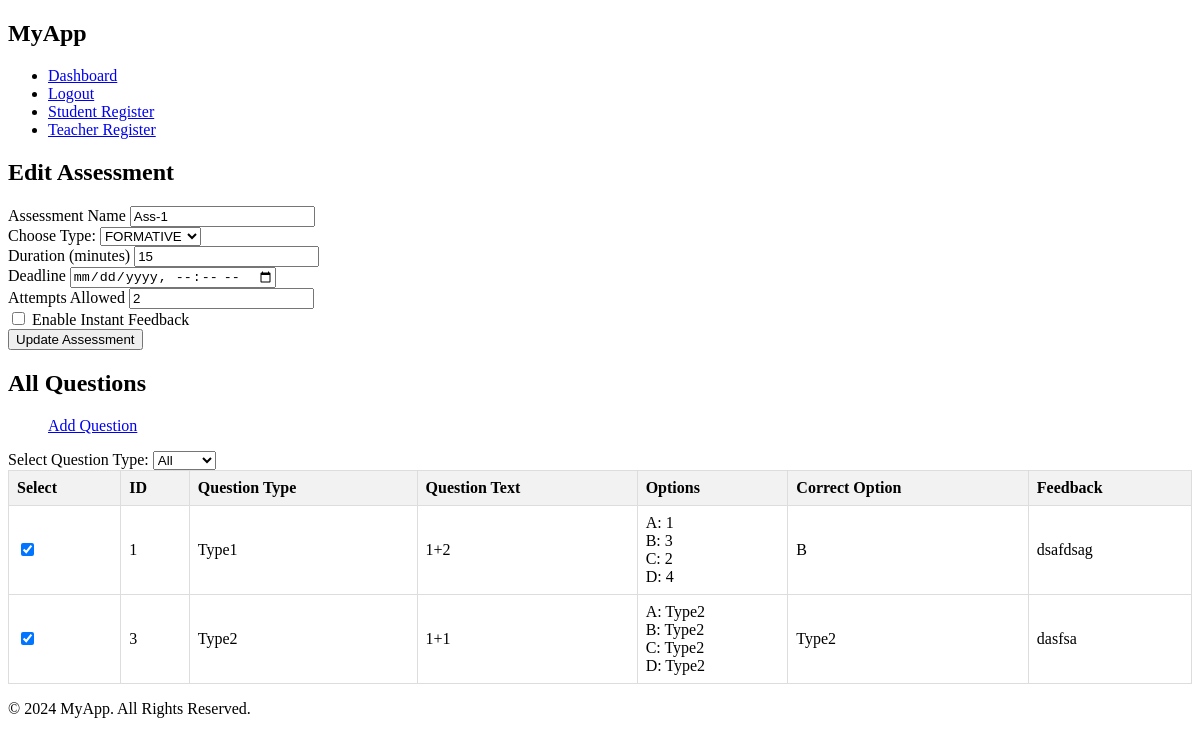
The app's page /edit_assessment/1, older data.
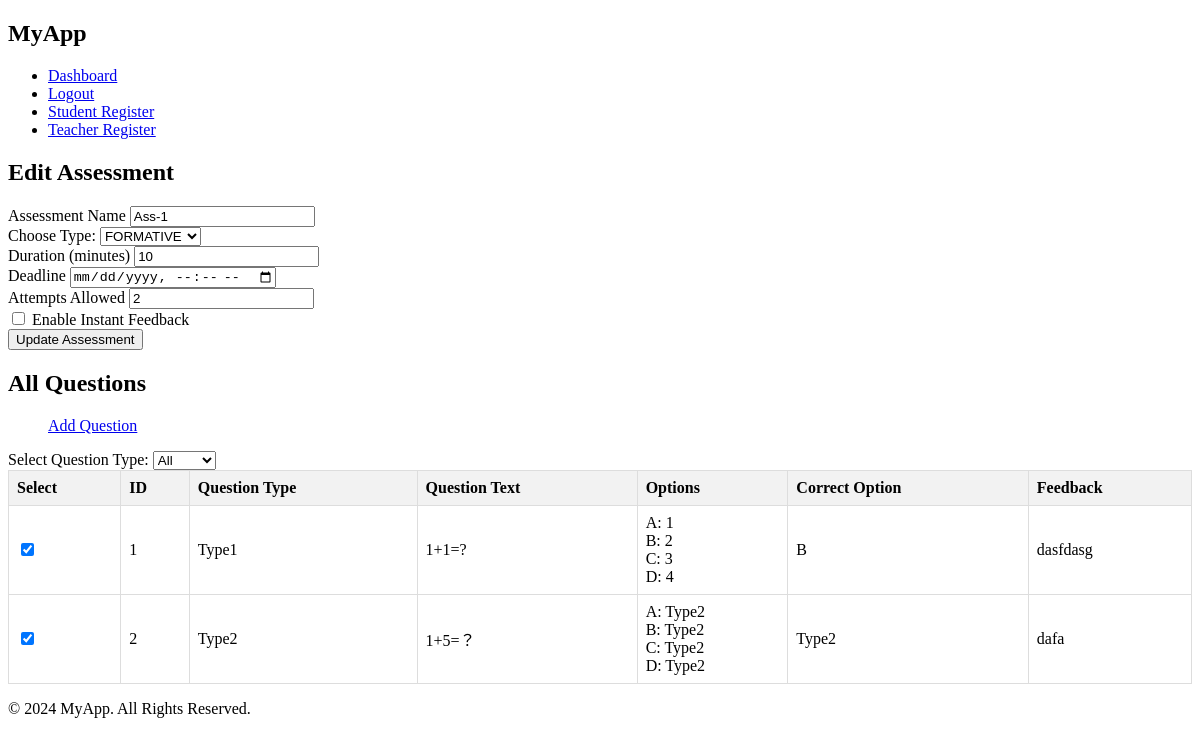
The same page, newer data.
### app/models/assessment.py (models this page shows)
class Assessment(db.Model):
    id = db.Column(db.Integer, primary_key=True)
    name = db.Column(db.String(255), nullable=False)
    type = db.Column(db.String(255), nullable=False)
    questions = db.relationship('Question', secondary='assessment_question', backref='assessments')
    parameters = db.Column(db.JSON, nullable=True)

### app/models/question.py (models this page shows)
class Question(db.Model):
    id = db.Column(db.Integer, primary_key=True)
    question_text = db.Column(db.Text, nullable=False)
    option_a = db.Column(db.String(200), nullable=False)
    option_b = db.Column(db.String(200), nullable=False)
    option_c = db.Column(db.String(200), nullable=False)
    option_d = db.Column(db.String(200), nullable=False)
    correct_option = db.Column(db.String(100), nullable=False)
    correct_answer = db.Column(db.Text, nullable=False)
    feedback = db.Column(db.Text, nullable=False)
    question_type = db.Column(db.String(50), nullable=False)

### app/routes/teacher_routes.py (the view, shortened to what this page needs)
@app.route('/edit_assessment/<int:assessment_id>', methods=['GET', 'POST'])
def edit_assessment(assessment_id):
    assessment = Assessment.query.get_or_404(assessment_id)
    questions = Question.query.all()
    return render_template('edit_assessment.html', assessment=assessment, questions=questions)

### app/templates/edit_assessment.html (shortened to what this page needs)
{% extends "base.html" %}
{% block content %}
<div class="container">
    <h2>Edit Assessment</h2>
    <form action="{{ url_for('edit_assessment', assessment_id=assessment.id) }}" method="post" id="edit-assessment-form">
        <div class="mb-3">
            <label for="name" class="form-label">Assessment Name</label>
            <input type="text" class="form-control" id="name" name="name" value="{{ assessment.name }}" required>
        </div>
        <div class="mb-3">
            <label for="assessment_type">Choose Type:</label>
            <select class="form-control" id="assessment_type" name="assessment_type" required>
                <option value="FORMATIVE" {% if assessment.type == 'FORMATIVE' %}selected{% endif %}>FORMATIVE</option>
            </select>
        </div>
        <div class="mb-3">
            <label for="duration" class="form-label">Duration (minutes)</label>
            <input type="number" class="form-control" id="duration" name="duration" value="{{ assessment.parameters.get('duration') }}" required>
        </div>
        <div class="mb-3">
            <label for="deadline" class="form-label">Deadline</label>
            <input type="datetime-local" class="form-control" id="deadline" name="deadline" value="{{ assessment.deadline }}" required>
        </div>
        <div class="mb-3">
            <label for="attempts" class="form-label">Attempts Allowed</label>
            <input type="number" class="form-control" id="attempts" name="attempts" value="{{ assessment.parameters.get('attempts') }}" required>
        </div>
        <div class="mb-3">
            <div class="form-check">
                <input class="form-check-input" type="checkbox" id="feedback" name="feedback" {% if assessment.parameters.get('feedback') %}checked{% endif %}>
                <label class="form-check-label" for="feedback">
                    Enable Instant Feedback
                </label>
            </div>
        </div>
        <button type="submit" class="btn btn-primary" id="update-assessment-btn">Update Assessment</button>
    </form>
</div>
<div class="container">
    <h2>All Questions</h2>
    <ul>
        <li style="list-style-type: none"><a href="{{ url_for('add_question') }}" class="btn btn-success">Add Question</a></li>
    </ul>
    <form action="{{ url_for('manage_questions') }}" method="get" class="mb-3">
        <label for="type">Select Question Type:</label>
        <select name="type" id="questions" class="form-select" onchange="this.form.submit()">
            <option value="all" {% if selected_type == 'all' %}selected{% endif %}>All</option>
        </select>
    </form>
    <form method="post">
        <table class="custom-table">
            <thead>
                <tr>
                    <th>Select</th>
                    <th>ID</th>
                    <th>Question Type</th>
                    <th>Question Text</th>
                    <th>Options</th>
                    <th>Correct Option</th>
                    <th>Feedback</th>
                </tr>
            </thead>
            <tbody>
                {% for question in questions %}
                <tr>
                    <td><input type="checkbox" name="selected_questions[]" value="{{ question.id }}" {% if question in assessment.questions %}checked{% endif %}></td>
                    <td>{{ question.id }}</td>
                    <td>{{ question.question_type }}</td>
                    <td>{{ question.question_text }}</td>
                    <td>
                        A: {{ question.option_a }}<br>
                        B: {{ question.option_b }}<br>
                        C: {{ question.option_c }}<br>
                        D: {{ question.option_d }}
                    </td>
                    <td>{{ question.correct_option }}</td>
                    <td>{{ question.feedback }}</td>
                </tr>
                {% endfor %}
            </tbody>
        </table>
    </form>
</div>
{% endblock %}

Row changes from the older to the newer data that the page shows:
removed Question: id "☑", id "3", question_type "Type2", question_text "1+1", option_a "Type2", option_b "Type2", option_c "Type2", option_d "Type2", correct_option "Type2", feedback "dasfsa"
changed Assessment "Ass-1": duration "15" → "10"
changed Question "Type1": question_text "1+2" → "1+1=?"; option_b "3" → "2"; option_c "2" → "3"; feedback "dsafdsag" → "dasfdasg"
added Question: id "☑", id "2", question_type "Type2", question_text "1+5=？", option_a "Type2", option_b "Type2", option_c "Type2", option_d "Type2", correct_option "Type2", feedback "dafa"
